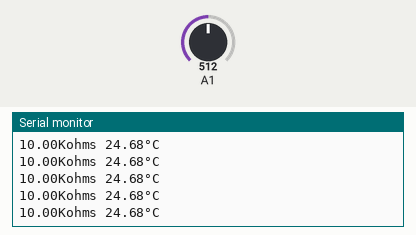
Bench run of a sketch on a simulated Arduino Uno, built with avr-gcc and run on an emulated ATmega328P. Shown: the last lines printed to the serial monitor. The test bench sets the inputs (shaded band); at power-on: A1 = 512.

Above: at 1.2 s.
1.3 s: A1 set to 528
At 2.3 s:
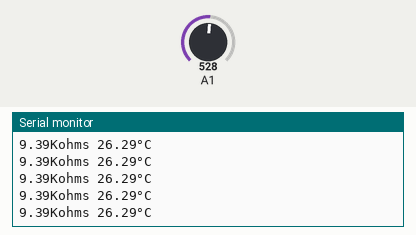
7.3 s: A1 set to 376
At 8.2 s:
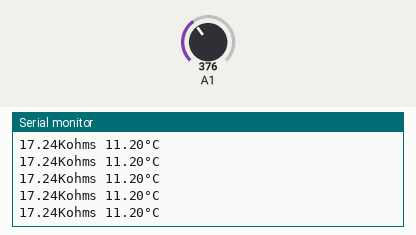
10.3 s: A1 set to 352
At 11.4 s:
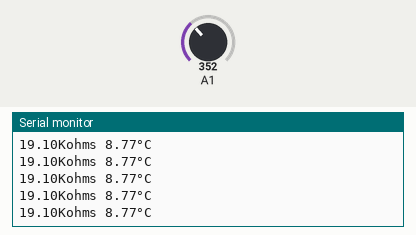
13.3 s: A1 set to 280
At 14.0 s:
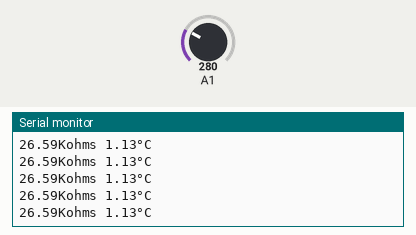
14.8 s: A1 set to 253
At 15.9 s:
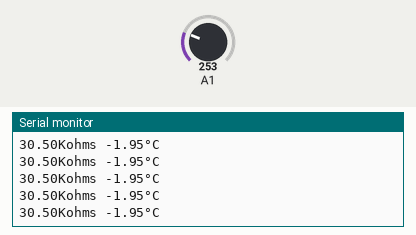
Timing chart, 0 to 17.3 s (numbered marks = the images above; inputs shaded):
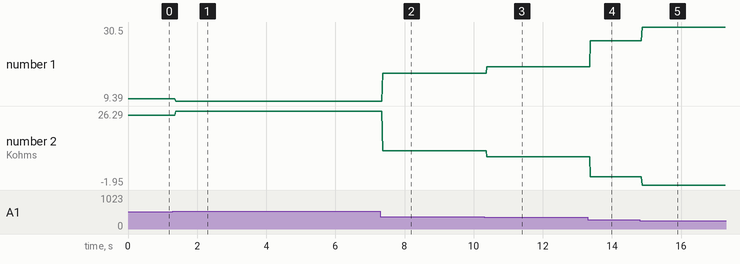

Measured:
- after the input at 1.3 s, the serial monitor: prints a new line after 0.08 s (image 1)
- after the input at 7.3 s, the serial monitor: prints a new line after 0.07 s (image 2)
- after the input at 10.3 s, the serial monitor: prints a new line after 0.08 s (image 3)
- after the input at 13.3 s, the serial monitor: prints a new line after 0.08 s (image 4)
- after the input at 14.8 s, the serial monitor: prints a new line after 0.07 s (image 5)
- plotted number 1: 10 → 9.39 after the input at 1.3 s, 9.39 → 17.24 after the input at 7.3 s, 17.24 → 19.1 after the input at 10.3 s, 19.1 → 26.59 after the input at 13.3 s, 26.59 → 30.5 after the input at 14.8 s
- plotted number 2: 24.68 → 26.29 after the input at 1.3 s, 26.29 → 11.2 after the input at 7.3 s, 11.2 → 8.77 after the input at 10.3 s, 8.77 → 1.13 after the input at 13.3 s, 1.13 → -1.95 after the input at 14.8 s

The sketch:

Termistor_NTC_10K.ino
```cpp
float R2 =10020, c1 = 1.009249522e-03, c2 = 2.378405444e-04, c3 = 2.019202697e-07;

// the setup routine runs once when you press reset:
void setup() {
  // initialize serial communication at 9600 bits per second:
  Serial.begin(9600);
}

// the loop routine runs over and over again forever:
void loop() {
  // read the input on analog pin 0:
  int sensorValue = analogRead(A1);
  // Convert the analog reading (which goes from 0 - 1023) to a voltage (0 - 5V):
  float voltage = sensorValue * (5.0 / 1023.0);
  float R = R2*((5/voltage)-1);
  float T = (1.0 / (c1 + c2*log(R) + c3*pow(log(R),3)));
  float C = T-273.15;
  // print out the value you read:
  Serial.println(String(R/1000)+"Kohms"+" "+String(C)+"°C");

}
```
